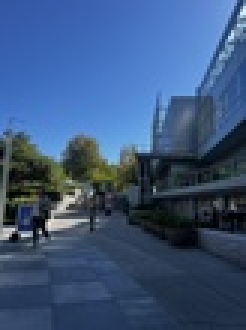
#> input picture proj4/images/img1.jpg, 82 x 110 px, shrunk from 907 x 1210 before the run (shown 3 times larger); the run also reads 4 pictures not shown here
$ jupyter execute --allow-errors main.ipynb
#> lines starting #> are read from the running program, lines starting #| are printed output that depends on the picture; after the words box and inside, x2 and y2 are one past the last pixel; in counts of white or black regions, pixels touching at a corner belong together
[cell 1]
import numpy as np
from scipy import interpolate
import json
import cv2
import matplotlib.pyplot as plt
from scipy import ndimage

[cell 2]
def computeH(im1_pts, im2_pts):
    N = im1_pts.shape[0]
    A = []
    for i in range(N):
        x, y = im1_pts[i]
        x_prime, y_prime = im2_pts[i]

        A.append([-x, -y, -1, 0, 0, 0, x * x_prime, y * x_prime, x_prime])
        A.append([0, 0, 0, -x, -y, -1, x * y_prime, y * y_prime, y_prime])

    A = np.array(A)

    # Solve for the null space of A using SVD
    U, S, Vt = np.linalg.svd(A)
    H = Vt[-1].reshape((3, 3))

    H /= H[2, 2]

    return H

[cell 3]
with open('correspondance.json', 'r') as f:
#> (reads proj4/correspondance.json from the repository)
    data = json.load(f)

im1_points = np.array(data["im1Points"])
im2_points = np.array(data["im2Points"])
img1 = plt.imread('images/img1.jpg')
#> img1 is the input picture: shape (110, 82, 3); mean R, G, B 59.1, 85.5, 123.2
img2 = plt.imread('images/img2.jpg')
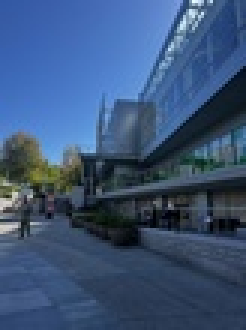
#> input picture proj4/images/img2.jpg, 82 x 110 px, shrunk from 907 x 1210 before the run (shown 3 times larger)
#> img2 is the input picture: shape (110, 82, 3); mean R, G, B 59, 84.2, 120

[cell 4]
#draw corresponding points
combined_img = np.hstack((img1, img2))
new_points2 = im2_points.copy()
new_points2[:, 0] += img1.shape[1]
for pt1, pt2 in zip(im1_points, new_points2):
    color = tuple(np.random.randint(0, 255, 3).tolist())  # Random color for each line
    cv2.line(combined_img, tuple(pt1), tuple(pt2), color, 2)
    cv2.circle(combined_img, tuple(pt1), 5, color, -1)
    cv2.circle(combined_img, tuple(pt2), 5, color, -1)
plt.imsave('combined_correspondance.jpg', combined_img)
plt.imshow(combined_img)

[cell 5]
from scipy.interpolate import griddata
def warpImage(im, H):
    """
    Warps an image using the given homography matrix H and returns the warped image and bounding box.
    Interpolation is performed using scipy.interpolate.griddata.

    Parameters:
    im : numpy.ndarray
        The input image to warp.
    H : numpy.ndarray
        The 3x3 homography matrix.

    Returns:
    warped_image : numpy.ndarray
        The warped image.
    bounding_box : tuple
        The bounding box ((x_min, y_min), (x_max, y_max)) of the warped image.
    """
    h, w = im.shape[:2]

    corners = np.array([
        [0, 0],
        [w - 1, 0],
        [w - 1, h - 1],
        [0, h - 1]
    ])

    corners_homog = np.hstack((corners, np.ones((4, 1))))  # Shape: (4, 3)
    warped_corners = (H @ corners_homog.T).T  # Shape: (4, 3)
    warped_corners /= warped_corners[:, [2]]  # Normalize homogeneous coordinates

    # Compute the bounding box of the warped image
    x_coords = warped_corners[:, 0]
    y_coords = warped_corners[:, 1]
    x_min = int(np.floor(np.min(x_coords)))
    x_max = int(np.ceil(np.max(x_coords)))
    y_min = int(np.floor(np.min(y_coords)))
    y_max = int(np.ceil(np.max(y_coords)))

    # Compute the size of the output (warped) image
    width_warped = x_max - x_min + 1
    height_warped = y_max - y_min + 1

    # Create a meshgrid of (x, y) coordinates in the output image
    x_range = np.arange(x_min, x_max + 1)
    y_range = np.arange(y_min, y_max + 1)
    x_grid, y_grid = np.meshgrid(x_range, y_range)  # Shape: (height_warped, width_warped)

    # Flatten the coordinate grids
    x_dest_flat = x_grid.flatten()
    y_dest_flat = y_grid.flatten()

    # Stack destination coordinates
    dest_coords = np.vstack((x_dest_flat, y_dest_flat, np.ones_like(x_dest_flat)))  # Shape: (3, N)

    # Compute inverse homography
    H_inv = np.linalg.inv(H)

    # Map destination pixels back to source image coordinates using inverse homography
    src_coords = H_inv @ dest_coords  # Shape: (3, N)
    src_coords /= src_coords[2, :]  # Normalize homogeneous coordinates

    x_src = src_coords[0, :]
    y_src = src_coords[1, :]

    # Prepare source pixel coordinates
    x_src_flat = x_src
    y_src_flat = y_src

    # Prepare valid mask for points inside the source image
    valid_mask = (
        (x_src_flat >= 0) & (x_src_flat <= w - 1) &
        (y_src_flat >= 0) & (y_src_flat <= h - 1)
    )

    # Extract valid source and destination coordinates
    x_src_valid = x_src_flat[valid_mask]
    y_src_valid = y_src_flat[valid_mask]
    x_dest_valid = x_dest_flat[valid_mask]
    y_dest_valid = y_dest_flat[valid_mask]

    # Prepare output warped image
    warped_image = np.zeros((height_warped, width_warped, im.shape[2]), dtype=im.dtype)

    # Interpolate each channel
    for c in range(im.shape[2]):
        # Flatten the source image channel
        im_channel = im[:, :, c]

        # Use griddata for interpolation
        values = im_channel[y_src_valid.astype(np.int32), x_src_valid.astype(np.int32)]
        points = np.vstack((x_src_valid, y_src_valid)).T  # Source coordinates

        # Create a grid of destination points
        grid_x, grid_y = np.meshgrid(
            np.arange(x_min, x_max + 1),
            np.arange(y_min, y_max + 1)
        )
        grid_points = np.vstack((x_dest_valid, y_dest_valid)).T  # Destination coordinates

        # Interpolate values at destination points
        interpolated_values = griddata(
            points, values, grid_points, method='linear', fill_value=0
        )

        # Reshape interpolated values to the warped image shape
        warped_channel = np.zeros((height_warped, width_warped), dtype=im.dtype)
        warped_channel_flat = warped_channel.flatten()
        warped_channel_flat[valid_mask] = interpolated_values
        warped_channel = warped_channel_flat.reshape((height_warped, width_warped))

        # Assign the interpolated channel to the warped image
        warped_image[:, :, c] = warped_channel

    # Define the bounding box of the warped image
    bounding_box = ((x_min, y_min), (x_max, y_max))

    return warped_image, bounding_box

[cell 6]
h, w = img1.shape[:2]
#> h = 110; w = 82
homography = computeH(im1_points, im2_points)
warpedimg, bounding_box = warpImage(img1, homography)
#> after the loop in warpImage, `for c in range(im.shape[2]):`: warped_image: shape (543, 439, 3); every value is 0
#> in warpImage, `bounding_box = ((x_min, y_min), (x_max, y_max))`: bounding_box = ((-1162, -1122), (-724, -580))
#> bounding_box = ((-1162, -1122), (-724, -580))

[cell 7]
plt.imshow(warpedimg)

[cell 8]
out = cv2.warpPerspective(img1, homography, (img1.shape[1], img1.shape[0]))
#> out: shape (110, 82, 3); every value is 0
plt.imshow(out)

[cell 9]
def stitch_images(image1_warped, image2, bounding_box):
    new_height, new_width = image1_warped.shape[:2]
    height2, width2 = image2.shape[:2]
    x_shift = -bounding_box[0][0]
    y_shift = -bounding_box[0][1]

    image_full = np.zeros(((new_height + height2), (new_width + width2), 3))
    image_full[0:image1_warped.shape[0], 0:image1_warped.shape[1]] = image1_warped

    for y in range(height2):
        for x in range(width2):
            x_new, y_new = x + x_shift , y + y_shift
            image_full[y_new][x_new] = image2[y][x]

    if x_shift < 0:
        image_full = np.roll(image_full, -x_shift, axis=1)
    if y_shift < 0:
        image_full = np.roll(image_full, -y_shift, axis=0)

    image_full = delete_black(image_full)

    return image_full.astype(np.uint8)

#> (a cell that did not finish here is left out)

#> in stitch_images, `x_shift = -bounding_box[0][0]`: x_shift = 1162
#> in stitch_images, `y_shift = -bounding_box[0][1]`: y_shift = 1122
#> in stitch_images, `image_full[0:image1_warped.shape[0], 0:image1_warped.shape[1]] = image..`: image_full: shape (220, 164, 3) float64; every value is 0
cv2.imwrite('image_full.jpg', cv2.cvtColor(image_full, cv2.COLOR_RGB2BGR))
plt.imshow(image_full)

[cell 11]
def homo(xy_tuple, H):
    x, y = xy_tuple
    input_px = np.array(([x], [y], [1]))
    output_px = H.dot(input_px)
    output_px /= output_px[2]
    return output_px[0], output_px[1]
def get_bounding_box(img, H):
    min_x = np.inf
    min_y = np.inf
    max_x = np.NINF
    max_y = np.NINF
    src_to_dest_map = dict()
    height, width = img.shape[:2]
    for y_src in range(height):
        for x_src in range(width):
            x_dest, y_dest = homo((x_src, y_src), H)
            src_to_dest_map[x_src, y_src] = (x_dest, y_dest)
            min_x = int(min(min_x, x_dest))
            min_y = int(min(min_y, y_dest))
            max_x = int(max(max_x, x_dest))
            max_y = int(max(max_y, y_dest))
    return min_x, min_y, max_x, max_y, src_to_dest_map

[cell 12]
def get_subpixels(img, x, y):
    subpixels = [
        (int(np.floor(x)), int(np.floor(y))),
        (int(np.ceil(x)), int(np.floor(y))),
        (int(np.floor(x)), int(np.ceil(y))),
        (int(np.ceil(x)), int(np.ceil(y)))
    ]
    #print(subpixels)
    values = [
        img[subpixels[0][1]][subpixels[0][0]],
        img[subpixels[1][1]][subpixels[1][0]],
        img[subpixels[2][1]][subpixels[2][0]],
        img[subpixels[3][1]][subpixels[3][0]]
    ]

    subpixels = np.c_[subpixels, values]

    return np.array(subpixels).astype(int)

def warp_image(img, H):
    min_x, min_y, max_x, max_y, src_to_dest_map = get_bounding_box(img, H)
    #print(min_x, min_y, max_x, max_y)
    bounding_box = ((min_x, min_y), (max_x, max_y))
    warped_image = np.zeros((max_y - min_y + 2, max_x - min_x + 2, 3))
    accumulator = np.copy(warped_image)

    height, width = img.shape[:2]
    new_height, new_width = warped_image.shape[:2]

    for x_src in range(width):
        for y_src in range(height):
            x_dest, y_dest = src_to_dest_map[(x_src, y_src)]
            x_dest -= min_x
            y_dest -= min_y
            subpixels = get_subpixels(warped_image, x_dest, y_dest)[:,:2]
            for sp in range(len(subpixels)):
                for ch in range(3):
                    #print(subpixels)
                    warped_image[subpixels[sp][1]][subpixels[sp][0]][ch] += img[y_src][x_src][ch]
                    accumulator[subpixels[sp][1]][subpixels[sp][0]][ch] += 1
    # Averaging each value in warped image by value in accumulator
    for x_dest in range(new_width):
        for y_dest in range(new_height):
            for ch in range(3):
                if warped_image[y_dest][x_dest][ch] > 0:
                    warped_image[y_dest][x_dest][ch] = int(np.round(warped_image[y_dest][x_dest][ch] / accumulator[y_dest][x_dest][ch]))

    return warped_image.astype(np.uint8), bounding_box

[cell 13]
res = warp_image(img1, homography)
#> after the loop in warp_image, `for x_src in range(width):`:
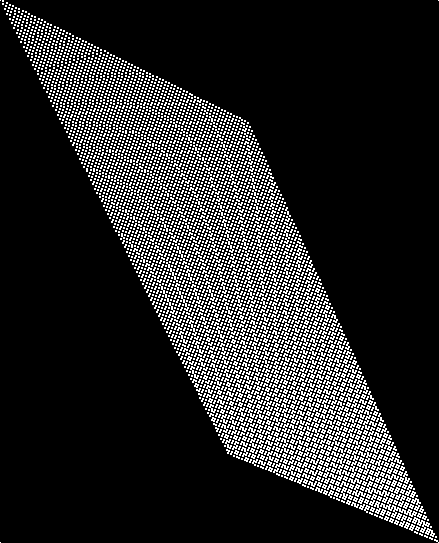
#> accumulator: shape (543, 439, 3) float64; values 0 (black) and 1 (white), 15.1% white in thin lines or dots

[cell 14]
plt.imshow(res[0])

[cell 15]
def get_matches(image1, image2, max_matches=100, ratio_threshold=0.5):
    sift = cv2.SIFT_create()
    kp1, des1 = sift.detectAndCompute(image1, None)
    kp2, des2 = sift.detectAndCompute(image2, None)

    # BFMatcher with default params
    bf = cv2.BFMatcher()
    matches = bf.knnMatch(des1, des2, k=2)

    # Apply ratio test
    good_matches = []
    for m, n in matches:
        if m.distance < ratio_threshold*n.distance:
            good_matches.append(m)
            if len(good_matches) == max_matches:
                break

    return kp1, kp2, good_matches

kp1, kp2, good_matches = get_matches(img1, img2)
#> the loop in get_matches, `for m, n in matches:` made 48 passes
kp1_good = np.array([kp1[mat.queryIdx].pt for mat in good_matches], dtype=np.float32)
kp2_good = np.array([kp2[mat.trainIdx].pt for mat in good_matches], dtype=np.float32)

H, _ = cv2.findHomography(kp1_good, kp2_good)

[cell 16]
h, w = img1.shape[:2]
homography = computeH(im1_points, im2_points)
warpedimg, bounding_box = warpImage(img1, H)

[cell 17]
plt.imshow(warpedimg)

[cell 18]
def warpImage(im, H):
    h, w = im.shape[:2]

    corners = np.array([
        [0, 0, 1],
        [w, 0, 1],
        [w, h, 1],
        [0, h, 1]
    ]).T
    warped_corners = H @ corners
    warped_corners /= warped_corners[2, :]
    x_min = int(np.floor(np.min(warped_corners[0])))
    x_max = int(np.ceil(np.max(warped_corners[0])))
    y_min = int(np.floor(np.min(warped_corners[1])))
    y_max = int(np.ceil(np.max(warped_corners[1])))
    width_warped = x_max - x_min + 1
    height_warped = y_max - y_min + 1

    warped_image = np.zeros((height_warped, width_warped, im.shape[2]), dtype=np.float64)
    accumulator = np.zeros((height_warped, width_warped, im.shape[2]), dtype=np.float64)

    for y_src in range(h):
        for x_src in range(w):
            src_pixel = np.array([x_src, y_src, 1])
            dest_pixel = H @ src_pixel
            dest_pixel /= dest_pixel[2]
            x_dest, y_dest = dest_pixel[:2]

            x_dest_int = int(np.floor(x_dest)) - x_min
            y_dest_int = int(np.floor(y_dest)) - y_min

            if 0 <= x_dest_int < width_warped and 0 <= y_dest_int < height_warped:
                x_frac = x_dest - np.floor(x_dest)
                y_frac = y_dest - np.floor(y_dest)

                weights = [
                    ((1 - x_frac) * (1 - y_frac), (0, 0)),
                    (x_frac * (1 - y_frac), (1, 0)),
                    ((1 - x_frac) * y_frac, (0, 1)),
                    (x_frac * y_frac, (1, 1))
                ]

                for weight, (dx, dy) in weights:
                    x_idx = x_dest_int + dx
                    y_idx = y_dest_int + dy
                    if 0 <= x_idx < width_warped and 0 <= y_idx < height_warped:
                        warped_image[int(y_idx), int(x_idx)] += im[y_src, x_src] * weight
                        accumulator[int(y_idx), int(x_idx)] += weight

    valid = accumulator > 0
    warped_image[valid] /= accumulator[valid]

    warped_image = np.clip(warped_image, 0, 255).astype(np.uint8)

    bounding_box = ((x_min, y_min), (x_max, y_max))

    return warped_image, bounding_box

[cell 19]
h, w = img1.shape[:2]
homography = computeH(im1_points, im2_points)
warpedimg, bounding_box = warpImage(img1, H)
#> after the loop in warpImage, `for y_src in range(h):`:
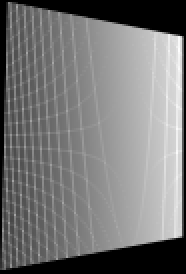
#> accumulator: shape (137, 93, 3) float64 (shown 2 times larger); min 0, max 1.51, mean 0.708; drawn with min black and max white
#> after the loop in warpImage, `for y_src in range(h):`:
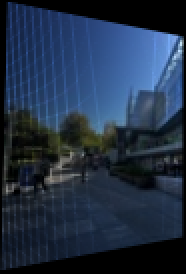
#> warped_image: shape (137, 93, 3) float64 (shown 2 times larger); mean R, G, B 41.8, 60.5, 87.2; drawn with min black and max white
#> in warpImage, `valid = accumulator > 0`: valid: shape (137, 93, 3) bool; 83.9% white; 2 black regions, box (x1, y1, x2, y2) and area: (0, 0, 93, 137) 1825, (0, 0, 3, 116) 225
plt.imshow(warpedimg)

[cell 20]
import numpy as np
from scipy.interpolate import griddata

def warpImage2(im, H):
    h, w = im.shape[:2]

    corners = np.array([
        [0, 0, 1],
        [w, 0, 1],
        [w, h, 1],
        [0, h, 1]
    ]).T

    warped_corners = H @ corners
    warped_corners /= warped_corners[2, :]  # Normalize

    x_min = int(np.floor(np.min(warped_corners[0])))
    x_max = int(np.ceil(np.max(warped_corners[0])))
    y_min = int(np.floor(np.min(warped_corners[1])))
    y_max = int(np.ceil(np.max(warped_corners[1])))
    width_warped = x_max - x_min + 1
    height_warped = y_max - y_min + 1

    x, y = np.meshgrid(np.arange(x_min, x_max + 1), np.arange(y_min, y_max + 1))
    grid_points = np.column_stack((x.flatten(), y.flatten()))

    x_src, y_src = np.meshgrid(np.arange(w), np.arange(h))
    src_points = np.column_stack((x_src.flatten(), y_src.flatten()))

    H_inv = np.linalg.inv(H)
    src_homogeneous = H_inv @ np.vstack((grid_points.T, np.ones(grid_points.shape[0])))
    src_points_warped = src_homogeneous[:2, :] / src_homogeneous[2, :]
    src_points_warped = src_points_warped.T  # Transpose here instead of earlier

    warped_image = np.zeros((height_warped, width_warped, im.shape[2]), dtype=np.float64)
    for channel in range(im.shape[2]):
        values = im[:, :, channel].flatten()
        warped_channel = griddata(
            src_points, values, src_points_warped, method='linear', fill_value=0
        )
        warped_image[:, :, channel] = warped_channel.reshape((height_warped, width_warped))

    warped_image = np.clip(warped_image, 0, 255).astype(np.uint8)

    bounding_box = ((x_min, y_min), (x_max, y_max))

    return warped_image, bounding_box

[cell 21]
img1 = plt.imread('images/img1.jpg')
img2 = plt.imread('images/img2.jpg')
h, w = img1.shape[:2]
warpedimg, bounding_box = warpImage2(img1, H)
#> after the loop in warpImage2, `for channel in range(im.shape[2]):`:
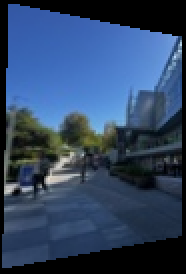
#> warped_image: shape (137, 93, 3) float64 (shown 2 times larger); mean R, G, B 48.3, 69.7, 100.3
plt.imshow(warpedimg)

[cell 22]
def mosaic(img1, img2, homography):

    warpedimg, bounding_box = warpImage2(img1, homography)

    h1, w1 = warpedimg.shape[:2]
    h2, w2 = img2.shape[:2]
    x_shift = -bounding_box[0][0]
    y_shift = -bounding_box[0][1]

    res = np.zeros(((h1 + h2), (w1 + w2), 3))
    res[0:warpedimg.shape[0], 0:warpedimg.shape[1]] = warpedimg

    for y in range(h2):
        for x in range(w2):
            x_new, y_new = x + x_shift , y + y_shift
            res[y_new][x_new] = img2[y][x]

    if x_shift < 0:
        res = np.roll(res, -x_shift, axis=1)
    if y_shift < 0:
        res = np.roll(res, -y_shift, axis=0)

    return res.astype(np.uint8)

[cell 23]
mosaic_image = mosaic(img1, img2, H)
#> after the loop in mosaic, `for y in range(h2):`:
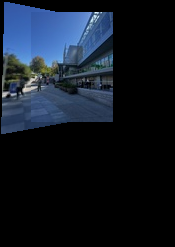
#> res: shape (247, 175, 3) float64; mean R, G, B 17.7, 25.2, 36.2

[cell 24]
import cv2
import numpy as np

def simple_blend(img1, img2, dist1, dist2, alpha=0.6, beta=0.4):
    # Ensure input images are float32
    img1 = img1.astype(np.float32)
    img2 = img2.astype(np.float32)

    # Low pass
    low_pass_img1 = cv2.GaussianBlur(img1, (5, 5), 1)
    low_pass_img2 = cv2.GaussianBlur(img2, (5, 5), 1)

    dist1_normalized = dist1 / (np.max(dist1) + 1e-6)
    dist2_normalized = dist2 / (np.max(dist2) + 1e-6)
    weights = dist1_normalized / (dist1_normalized + dist2_normalized + 1e-6)

    low_pass_blended = (weights[..., np.newaxis] * low_pass_img1 +
                        (1 - weights[..., np.newaxis]) * low_pass_img2)

    # High pass
    high_pass_img1 = cv2.subtract(img1, low_pass_img1)
    high_pass_img2 = cv2.subtract(img2, low_pass_img2)

    high_mask = dist1 > dist2
    high_pass_blended = np.where(high_mask[..., np.newaxis], high_pass_img1, high_pass_img2)

    # Combine low and high frequency components
    final_image = cv2.addWeighted(low_pass_blended, alpha, high_pass_blended, beta, 0)
    final_image = np.clip(final_image, 0, 255).astype(np.uint8)

    return final_image

def mosaic_blend(img1, img2, homography):
    warpedimg, bounding_box = warpImage2(img1, homography)

    h1, w1 = warpedimg.shape[:2]
    h2, w2 = img2.shape[:2]
    x_shift = -bounding_box[0][0]
    y_shift = -bounding_box[0][1]

    # Create a canvas large enough to hold both images
    h_total = max(h1, h2 + y_shift)
    w_total = max(w1, w2 + x_shift)
    canvas1 = np.zeros((h_total, w_total, 3), dtype=np.float32)
    canvas2 = np.zeros((h_total, w_total, 3), dtype=np.float32)

    # Place warped image on canvas1
    canvas1[0:h1, 0:w1] = warpedimg.astype(np.float32)

    # Place second image on canvas2
    y_start = max(0, y_shift)
    x_start = max(0, x_shift)
    canvas2[y_start:y_start+h2, x_start:x_start+w2] = img2.astype(np.float32)

    # Compute distance transforms
    gray1 = cv2.cvtColor(canvas1.astype(np.uint8), cv2.COLOR_RGB2GRAY)
    gray2 = cv2.cvtColor(canvas2.astype(np.uint8), cv2.COLOR_RGB2GRAY)
    _, binary1 = cv2.threshold(gray1, 1, 255, cv2.THRESH_BINARY)
    _, binary2 = cv2.threshold(gray2, 1, 255, cv2.THRESH_BINARY)
    dist1 = cv2.distanceTransform(binary1, cv2.DIST_L2, 5)
    dist2 = cv2.distanceTransform(binary2, cv2.DIST_L2, 5)

    # Smooth the distance transforms
    dist1 = cv2.GaussianBlur(dist1, (21, 21), 5)
    dist2 = cv2.GaussianBlur(dist2, (21, 21), 5)

    # Blend the images
    blended = simple_blend(canvas1, canvas2, dist1, dist2)

    return blended

[cell 25]
result = mosaic_blend(img1, img2, H)
#> in mosaic_blend, `_, binary1 = cv2.threshold(gray1, 1, 255, cv2.THRESH_BINARY)`: binary1: shape (137, 113); 66.3% white; 5 black regions (4 under 20 px), largest, box (x1, y1, x2, y2) and area: (0, 0, 113, 137) 5211
#> in mosaic_blend, `_, binary2 = cv2.threshold(gray2, 1, 255, cv2.THRESH_BINARY)`: binary2: shape (137, 113); 58.2% white; 3 black regions (2 under 20 px), largest, box (x1, y1, x2, y2) and area: (0, 0, 113, 137) 6461
#> in simple_blend, `weights = dist1_normalized / (dist1_normalized + dist2_normalized + 1e..`:
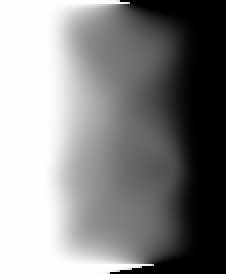
#> weights: shape (137, 113) float32 (shown 2 times larger); min 0, max 1, mean 0.533
#> in simple_blend, `high_mask = dist1 > dist2`:
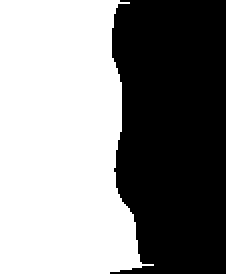
#> high_mask: shape (137, 113) bool (shown 2 times larger); 54.1% white; 1 black region, box (x1, y1, x2, y2) and area: (55, 0, 113, 137) 7113
#> in simple_blend, `high_pass_blended = np.where(high_mask[..., np.newaxis], high_pass_img..`:
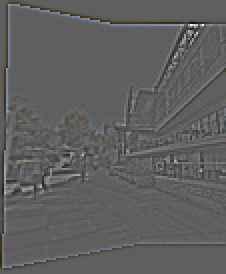
#> high_pass_blended: shape (137, 113, 3) float32 (shown 2 times larger); mean of channels 0, 1, 2 0, 0, -0.1; drawn with min black and max white
#> in simple_blend, `final_image = cv2.addWeighted(low_pass_blended, alpha, high_pass_blend..`:
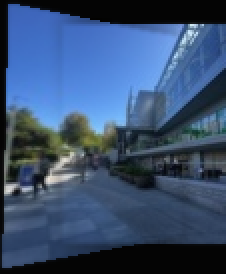
#> final_image: shape (137, 113, 3) float32 (shown 2 times larger); mean of channels 0, 1, 2 28.8, 41.4, 59.2; drawn with min black and max white

[cell 26]
plt.imshow(result)

[cell 27]
plt.imsave("2_blend.png", result)

[cell 28]
img1 = plt.imread("images/1.jpg")
img2 = plt.imread("images/2.jpg")
kp1, kp2, good_matches = get_matches(img1, img2)
kp1_good = np.array([kp1[mat.queryIdx].pt for mat in good_matches], dtype=np.float32)
kp2_good = np.array([kp2[mat.trainIdx].pt for mat in good_matches], dtype=np.float32)

H, _ = cv2.findHomography(kp1_good, kp2_good)
res = mosaic_blend(img1, img2, H)

[cell 29]
plt.imshow(res)

[cell 30]
plt.imsave("2_blend_2.png", res)

[cell 31]
img1 = plt.imread("images/c.jpg")
img2 = plt.imread("images/d.jpg")
kp1, kp2, good_matches = get_matches(img1, img2)
kp1_good = np.array([kp1[mat.queryIdx].pt for mat in good_matches], dtype=np.float32)
kp2_good = np.array([kp2[mat.trainIdx].pt for mat in good_matches], dtype=np.float32)
#> (the rest of this cell did not finish here and is left out)

#> (a cell that did not finish here is left out)
